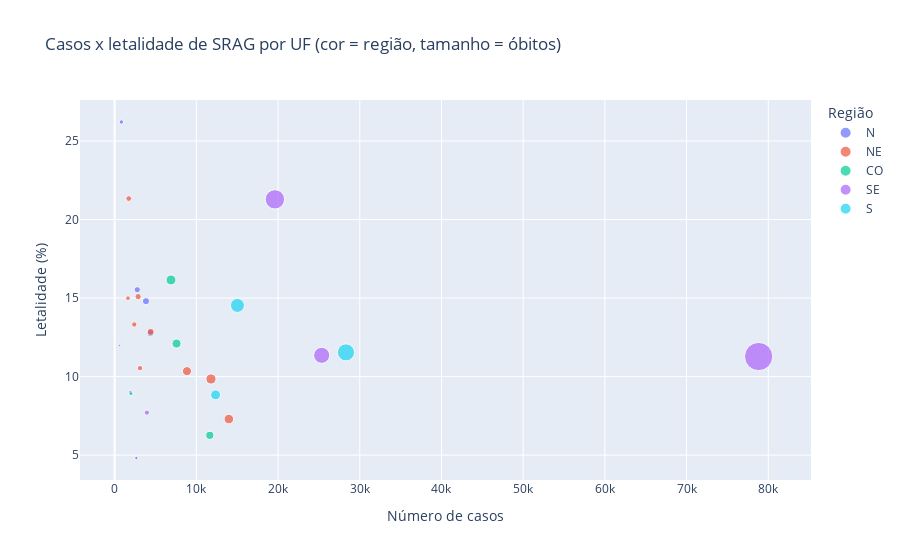
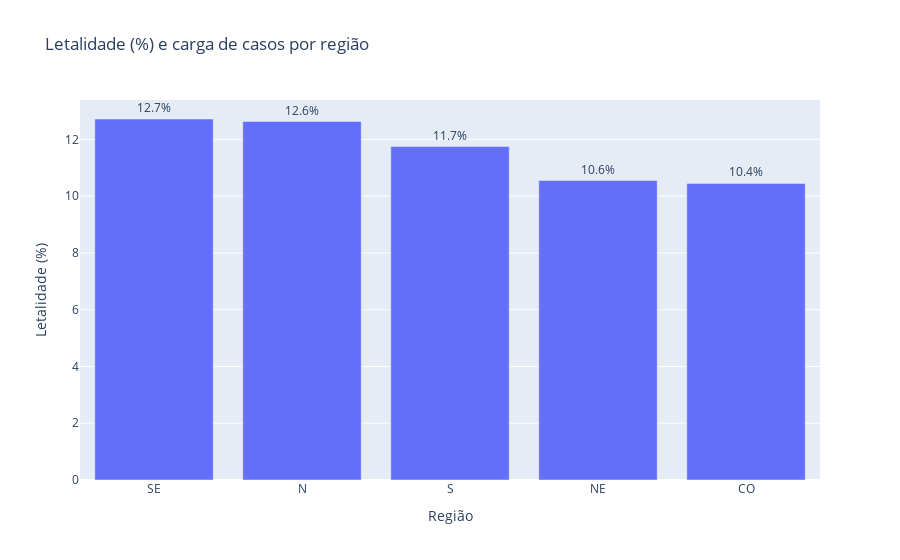
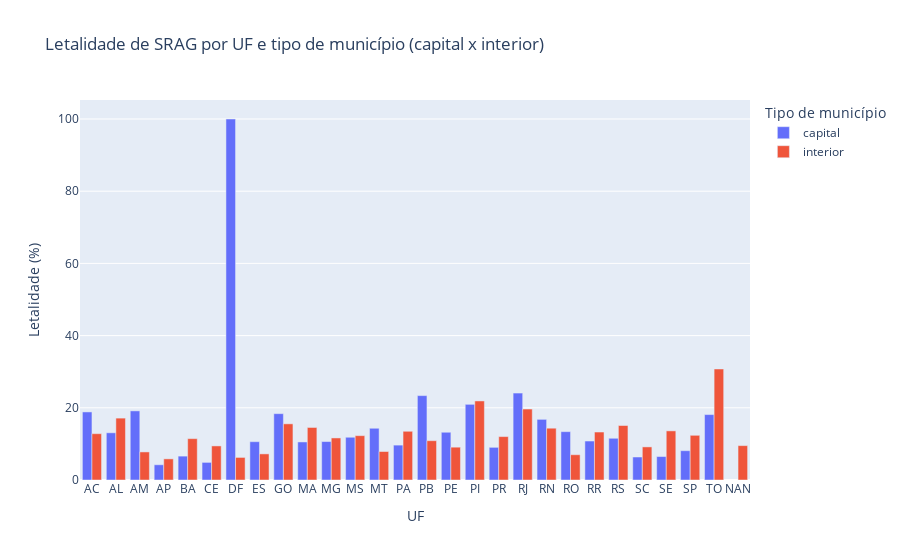
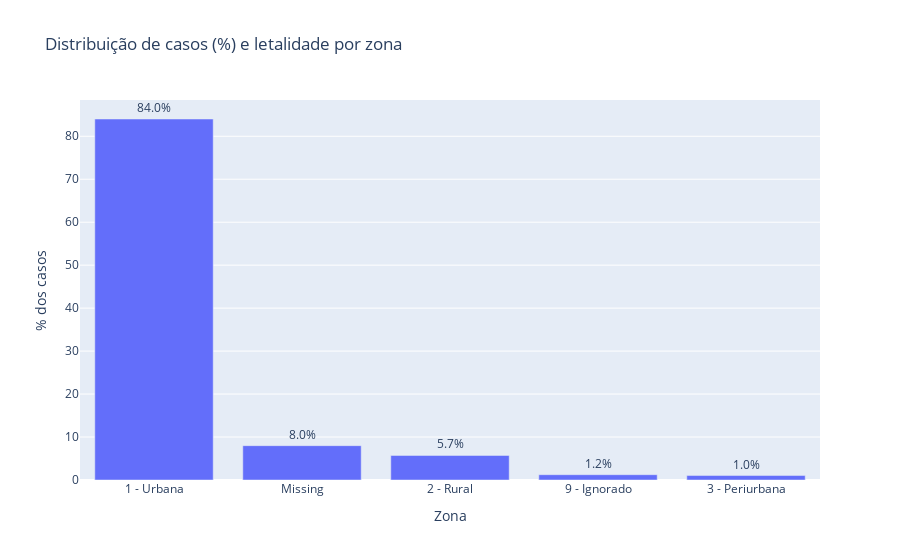

Source (notebook cell) for these figures, in order:
### Code cell
# ==== 4. Gráficos interativos ====

# 4.1 Casos x letalidade por UF (colorindo por região)
fig_uf_scatter = px.scatter(
    resumo_uf,
    x="n_casos",
    y="letalidade_pct",
    color="REGIAO",
    size="n_obitos",
    hover_name=UF_COL,
    hover_data={"n_casos": True, "n_obitos": True, "letalidade_pct": ":.2f"},
    labels={
        "n_casos": "Número de casos",
        "letalidade_pct": "Letalidade (%)",
        "REGIAO": "Região"
    },
    title="Casos x letalidade de SRAG por UF (cor = região, tamanho = óbitos)"
)
fig_uf_scatter.show()


# 4.2 Letalidade por região (barra)
fig_regiao_bar = px.bar(
    resumo_regiao.sort_values("letalidade_pct", ascending=False),
    x="REGIAO",
    y="letalidade_pct",
    hover_data={"n_casos": True, "n_obitos": True, "pct_casos_total": ":.1f"},
    labels={
        "REGIAO": "Região",
        "letalidade_pct": "Letalidade (%)"
    },
    title="Letalidade (%) e carga de casos por região"
)
fig_regiao_bar.update_traces(texttemplate="%{y:.1f}%", textposition="outside")
fig_regiao_bar.update_layout(uniformtext_minsize=8, uniformtext_mode="hide")
fig_regiao_bar.show()


# 4.3 Letalidade por UF x tipo de município (capital x interior)
fig_uf_tipo = px.bar(
    resumo_uf_tipo,
    x=UF_COL,
    y="letalidade_pct",
    color="TIPO_MUN",
    barmode="group",
    hover_data={"n_casos": True, "n_obitos": True, "letalidade_pct": ":.2f"},
    labels={
        UF_COL: "UF",
        "letalidade_pct": "Letalidade (%)",
        "TIPO_MUN": "Tipo de município"
    },
    title="Letalidade de SRAG por UF e tipo de município (capital x interior)"
)
fig_uf_tipo.show()


# 4.4 Zona (urbana/rural/periurbana) – distribuição de casos e letalidade
if resumo_zona is not None:
    fig_zona = px.bar(
        resumo_zona.sort_values("pct_casos_total", ascending=False),
        x=ZONA_LABEL_COL,
        y="pct_casos_total",
        hover_data={"n_casos": True, "n_obitos": True, "letalidade_pct": ":.2f"},
        labels={
            ZONA_LABEL_COL: "Zona",
            "pct_casos_total": "% dos casos"
        },
        title="Distribuição de casos (%) e letalidade por zona"
    )
    fig_zona.update_traces(texttemplate="%{y:.1f}%", textposition="outside")
    fig_zona.update_layout(uniformtext_minsize=8, uniformtext_mode="hide")
    fig_zona.show()


# 4.5 Heatmap de letalidade por macro-raça x região
if tabela_raca_regiao is not None:
    fig_raca_regiao = px.imshow(
        tabela_raca_regiao,
        text_auto=".1f",
        aspect="auto",
        color_continuous_scale="RdBu_r",
        origin="lower",
        labels={"color": "Letalidade (%)"},
        title="Letalidade (%) por macro-raça x região"
    )
    fig_raca_regiao.show()


# 4.6 Letalidade por macro-raça x tipo de município (capital x interior)
if resumo_raca_tipo is not None:
    fig_raca_tipo = px.bar(
        resumo_raca_tipo,
        x=RACA_MACRO_COL,
        y="letalidade_pct",
        color="TIPO_MUN",
        barmode="group",
        hover_data={"n_casos": True, "n_obitos": True, "letalidade_pct": ":.2f"},
        labels={
            RACA_MACRO_COL: "Macro-raça",
            "letalidade_pct": "Letalidade (%)",
            "TIPO_MUN": "Tipo de município"
        },
        title="Letalidade de SRAG por macro-raça e tipo de município"
    )
    fig_raca_tipo.show()

### Figure 1 — Plotly figure (JSON) as saved in the notebook; plotly's stock layout.template omitted (floating-point values rounded to 4 significant figures)
{"data": [{"customdata": [[430], [568], [128], [557], [174], [72], [217]], "hovertemplate": "<b>%{hovertext}</b><br><br>Região=N<br>Número de casos=%{x}<br>Letalidade (%)=%{y:.2f}<br>n_obitos=%{customdata[0]}<extra></extra>", "hovertext": ["AC", "AM", "AP", "PA", "RO", "RR", "TO"], "legendgroup": "N", "marker": {"color": "#636efa", "size": [430, 568, 128, 557, 174, 72, 217], "sizemode": "area", "sizeref": 22.22, "symbol": "circle"}, "mode": "markers", "name": "N", "orientation": "v", "showlegend": true, "type": "scatter", "x": [2769, 3837, 2657, 4365, 1933, 601, 828], "xaxis": "x", "y": [15.53, 14.8, 4.817, 12.76, 9.002, 11.98, 26.21], "yaxis": "y"}, {"customdata": [[245], [1161], [1020], [320], [567], [916], [368], [434], [327]], "hovertemplate": "<b>%{hovertext}</b><br><br>Região=NE<br>Número de casos=%{x}<br>Letalidade (%)=%{y:.2f}<br>n_obitos=%{customdata[0]}<extra></extra>", "hovertext": ["AL", "BA", "CE", "MA", "PB", "PE", "PI", "RN", "SE"], "legendgroup": "NE", "marker": {"color": "#EF553B", "size": [245, 1161, 1020, 320, 567, 916, 368, 434, 327], "sizemode": "area", "sizeref": 22.22, "symbol": "circle"}, "mode": "markers", "name": "NE", "orientation": "v", "showlegend": true, "type": "scatter", "x": [1634, 11791, 13981, 2403, 4413, 8854, 1725, 2876, 3103], "xaxis": "x", "y": [14.99, 9.846, 7.296, 13.32, 12.85, 10.35, 21.33, 15.09, 10.54], "yaxis": "y"}, {"customdata": [[729], [1114], [917], [178]], "hovertemplate": "<b>%{hovertext}</b><br><br>Região=CO<br>Número de casos=%{x}<br>Letalidade (%)=%{y:.2f}<br>n_obitos=%{customdata[0]}<extra></extra>", "hovertext": ["DF", "GO", "MS", "MT"], "legendgroup": "CO", "marker": {"color": "#00cc96", "size": [729, 1114, 917, 178], "sizemode": "area", "sizeref": 22.22, "symbol": "circle"}, "mode": "markers", "name": "CO", "orientation": "v", "showlegend": true, "type": "scatter", "x": [11645, 6897, 7577, 1999], "xaxis": "x", "y": [6.26, 16.15, 12.1, 8.904], "yaxis": "y"}, {"customdata": [[304], [2877], [4175], [8889]], "hovertemplate": "<b>%{hovertext}</b><br><br>Região=SE<br>Número de casos=%{x}<br>Letalidade (%)=%{y:.2f}<br>n_obitos=%{customdata[0]}<extra></extra>", "hovertext": ["ES", "MG", "RJ", "SP"], "legendgroup": "SE", "marker": {"color": "#ab63fa", "size": [304, 2877, 4175, 8889], "sizemode": "area", "sizeref": 22.22, "symbol": "circle"}, "mode": "markers", "name": "SE", "orientation": "v", "showlegend": true, "type": "scatter", "x": [3944, 25339, 19616, 78819], "xaxis": "x", "y": [7.708, 11.35, 21.28, 11.28], "yaxis": "y"}, {"customdata": [[3268], [2184], [1092]], "hovertemplate": "<b>%{hovertext}</b><br><br>Região=S<br>Número de casos=%{x}<br>Letalidade (%)=%{y:.2f}<br>n_obitos=%{customdata[0]}<extra></extra>", "hovertext": ["PR", "RS", "SC"], "legendgroup": "S", "marker": {"color": "#19d3f3", "size": [3268, 2184, 1092], "sizemode": "area", "sizeref": 22.22, "symbol": "circle"}, "mode": "markers", "name": "S", "orientation": "v", "showlegend": true, "type": "scatter", "x": [28314, 15030, 12356], "xaxis": "x", "y": [11.54, 14.53, 8.838], "yaxis": "y"}], "layout": {"legend": {"itemsizing": "constant", "title": {"text": "Região"}, "tracegroupgap": 0}, "title": {"text": "Casos x letalidade de SRAG por UF (cor = região, tamanho = óbitos)"}, "xaxis": {"anchor": "y", "domain": [0, 1], "title": {"text": "Número de casos"}}, "yaxis": {"anchor": "x", "domain": [0, 1], "title": {"text": "Letalidade (%)"}}}}

### Figure 2 — Plotly figure (JSON) as saved in the notebook; plotly's stock layout.template omitted (floating-point values rounded to 4 significant figures)
{"data": [{"customdata": [[127700.0, 16240.0, 45.7], [16990.0, 2146.0, 6.08], [55700.0, 6544.0, 19.93], [50780.0, 5358.0, 18.17], [28120.0, 2938.0, 10.06], [147.0, 14.0, 0.0526]], "hovertemplate": "Região=%{x}<br>Letalidade (%)=%{y}<br>n_casos=%{customdata[0]}<br>n_obitos=%{customdata[1]}<br>pct_casos_total=%{customdata[2]:.1f}<extra></extra>", "legendgroup": "", "marker": {"color": "#636efa", "pattern": {"shape": ""}}, "name": "", "orientation": "v", "showlegend": false, "textposition": "outside", "texttemplate": "%{y:.1f}%", "type": "bar", "x": ["SE", "N", "S", "NE", "CO", null], "xaxis": "x", "y": [12.72, 12.63, 11.75, 10.55, 10.45, 9.524], "yaxis": "y"}], "layout": {"barmode": "relative", "legend": {"tracegroupgap": 0}, "title": {"text": "Letalidade (%) e carga de casos por região"}, "uniformtext": {"minsize": 8, "mode": "hide"}, "xaxis": {"anchor": "y", "domain": [0, 1], "title": {"text": "Região"}}, "yaxis": {"anchor": "x", "domain": [0, 1], "title": {"text": "Letalidade (%)"}}}}

### Figure 3 — Plotly figure (JSON) as saved in the notebook; plotly's stock layout.template omitted (floating-point values rounded to 4 significant figures)
{"data": [{"alignmentgroup": "True", "customdata": [[1241, 234], [864, 113], [2371, 454], [1683, 71], [3916, 259], [6579, 321], [1, 1], [556, 59], [1453, 267], [740, 78], [7475, 796], [3091, 366], [314, 45], [838, 81], [693, 162], [2684, 355], [1040, 218], [4586, 415], [7230, 1740], [869, 146], [605, 81], [315, 34], [2397, 277], [1460, 93], [1339, 87], [20419, 1658], [298, 54]], "hovertemplate": "Tipo de município=capital<br>UF=%{x}<br>Letalidade (%)=%{y:.2f}<br>n_casos=%{customdata[0]}<br>n_obitos=%{customdata[1]}<extra></extra>", "legendgroup": "capital", "marker": {"color": "#636efa", "pattern": {"shape": ""}}, "name": "capital", "offsetgroup": "capital", "orientation": "v", "showlegend": true, "textposition": "auto", "type": "bar", "x": ["AC", "AL", "AM", "AP", "BA", "CE", "DF", "ES", "GO", "MA", "MG", "MS", "MT", "PA", "PB", "PE", "PI", "PR", "RJ", "RN", "RO", "RR", "RS", "SC", "SE", "SP", "TO"], "xaxis": "x", "y": [18.86, 13.08, 19.15, 4.219, 6.614, 4.879, 100.0, 10.61, 18.38, 10.54, 10.65, 11.84, 14.33, 9.666, 23.38, 13.23, 20.96, 9.049, 24.07, 16.8, 13.39, 10.79, 11.56, 6.37, 6.497, 8.12, 18.12], "yaxis": "y"}, {"alignmentgroup": "True", "customdata": [[1528, 196], [770, 132], [1466, 114], [974, 57], [7875, 902], [7402, 699], [11644, 728], [3388, 245], [5444, 847], [1663, 242], [17864, 2081], [4486, 551], [1685, 133], [147, 14], [3527, 476], [3720, 405], [6170, 561], [685, 150], [23728, 2853], [12386, 2435], [2007, 288], [1328, 93], [286, 38], [12633, 1907], [10896, 999], [1764, 240], [58400, 7231], [530, 163]], "hovertemplate": "Tipo de município=interior<br>UF=%{x}<br>Letalidade (%)=%{y:.2f}<br>n_casos=%{customdata[0]}<br>n_obitos=%{customdata[1]}<extra></extra>", "legendgroup": "interior", "marker": {"color": "#EF553B", "pattern": {"shape": ""}}, "name": "interior", "offsetgroup": "interior", "orientation": "v", "showlegend": true, "textposition": "auto", "type": "bar", "x": ["AC", "AL", "AM", "AP", "BA", "CE", "DF", "ES", "GO", "MA", "MG", "MS", "MT", "NAN", "PA", "PB", "PE", "PI", "PR", "RJ", "RN", "RO", "RR", "RS", "SC", "SE", "SP", "TO"], "xaxis": "x", "y": [12.83, 17.14, 7.776, 5.852, 11.45, 9.443, 6.252, 7.231, 15.56, 14.55, 11.65, 12.28, 7.893, 9.524, 13.5, 10.89, 9.092, 21.9, 12.02, 19.66, 14.35, 7.003, 13.29, 15.1, 9.169, 13.61, 12.38, 30.75], "yaxis": "y"}], "layout": {"barmode": "group", "legend": {"title": {"text": "Tipo de município"}, "tracegroupgap": 0}, "title": {"text": "Letalidade de SRAG por UF e tipo de município (capital x interior)"}, "xaxis": {"anchor": "y", "domain": [0, 1], "title": {"text": "UF"}}, "yaxis": {"anchor": "x", "domain": [0, 1], "title": {"text": "Letalidade (%)"}}}}

### Figure 4 — Plotly figure (JSON) as saved in the notebook; plotly's stock layout.template omitted (floating-point values rounded to 4 significant figures)
{"data": [{"customdata": [[234800.0, 27950.0, 11.91], [22330.0, 2609.0, 11.68], [15970.0, 2139.0, 13.39], [3454.0, 409.0, 11.84], [2900.0, 135.0, 4.655]], "hovertemplate": "Zona=%{x}<br>% dos casos=%{y}<br>n_casos=%{customdata[0]}<br>n_obitos=%{customdata[1]}<br>letalidade_pct=%{customdata[2]:.2f}<extra></extra>", "legendgroup": "", "marker": {"color": "#636efa", "pattern": {"shape": ""}}, "name": "", "orientation": "v", "showlegend": false, "textposition": "outside", "texttemplate": "%{y:.1f}%", "type": "bar", "x": ["1 - Urbana", "Missing", "2 - Rural", "9 - Ignorado", "3 - Periurbana"], "xaxis": "x", "y": [84.02, 7.99, 5.715, 1.236, 1.038], "yaxis": "y"}], "layout": {"barmode": "relative", "legend": {"tracegroupgap": 0}, "title": {"text": "Distribuição de casos (%) e letalidade por zona"}, "uniformtext": {"minsize": 8, "mode": "hide"}, "xaxis": {"anchor": "y", "domain": [0, 1], "title": {"text": "Zona"}}, "yaxis": {"anchor": "x", "domain": [0, 1], "title": {"text": "% dos casos"}}}}
